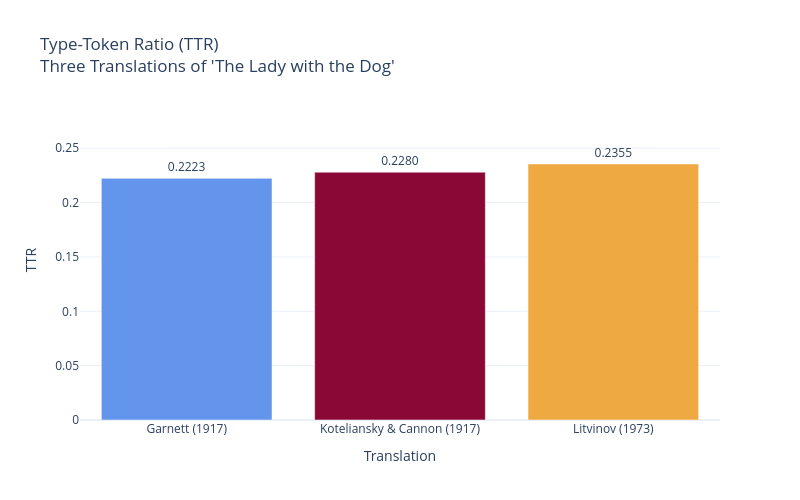

This figure's notebook cell:
### Code cell
labels = list(ttr_scores.keys())
values = [ttr_scores[l] for l in labels]
colors = [PALETTE[l] for l in labels]

fig = go.Figure()

fig.add_trace(
    go.Bar(
        x=labels,
        y=values,
        marker_color=colors,
        text=[f"{v:.4f}" for v in values],
        textposition='outside'
    )
)

fig.update_layout(
    title="Type-Token Ratio (TTR)<br>Three Translations of 'The Lady with the Dog'",
    xaxis_title="Translation",
    yaxis_title="TTR",
    yaxis=dict(
        range=[0, max(values) * 1.25]
    ),
    template="plotly_white",
    width=800,
    height=500
)

### Figure 1 — Plotly figure (JSON) as saved in the notebook; plotly's stock layout.template omitted (floating-point values rounded to 4 significant figures)
{"data": [{"marker": {"color": ["#6495ED", "#890835", "#efa942"]}, "text": ["0.2223", "0.2280", "0.2355"], "textposition": "outside", "type": "bar", "x": ["Garnett (1917)", "Koteliansky & Cannon (1917)", "Litvinov (1973)"], "y": [0.2223, 0.228, 0.2355]}], "layout": {"height": 500, "title": {"text": "Type-Token Ratio (TTR)<br>Three Translations of 'The Lady with the Dog'"}, "width": 800, "xaxis": {"title": {"text": "Translation"}}, "yaxis": {"range": [0, 0.2944], "title": {"text": "TTR"}}}}
